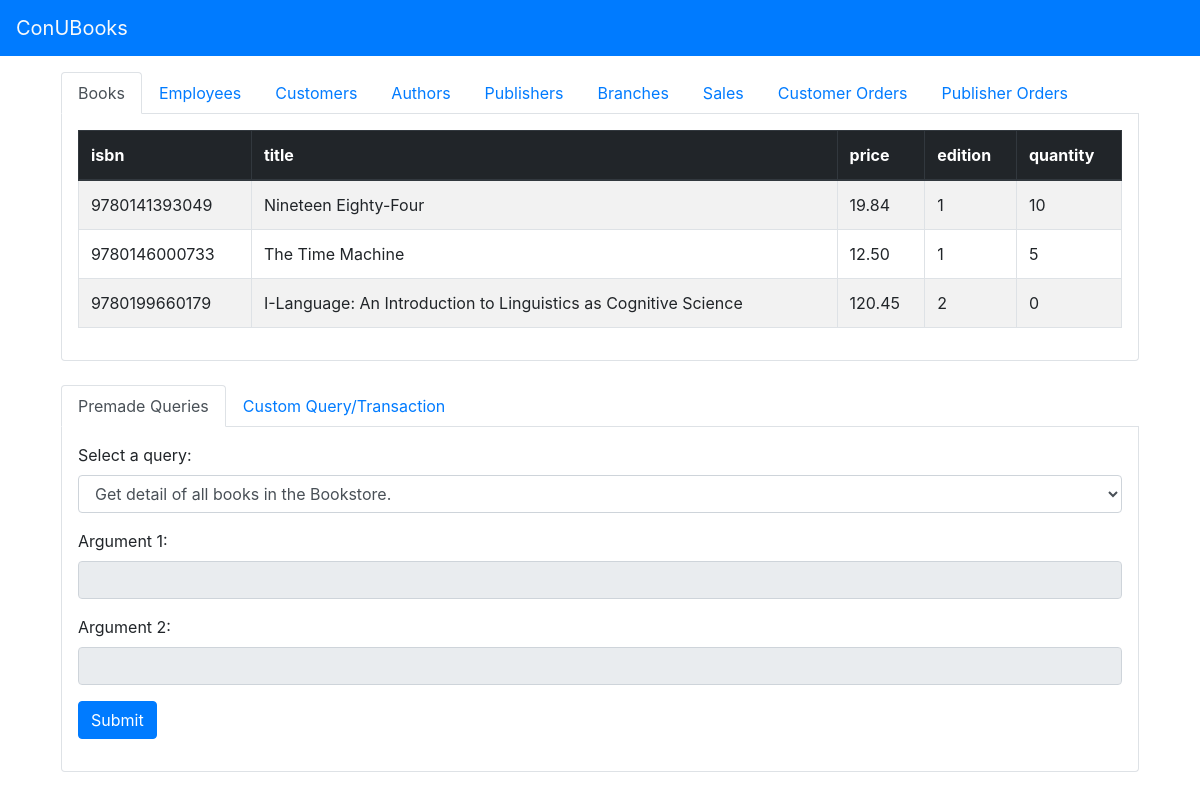
The page / on the database its author committed.
### tables this page shows
create table book(
    isbn char(13) primary key,
    title varchar(100) not null,
    price decimal(19,2) not null,
    edition smallint not null,
    quantity smallint not null
);

### databaseAccess.php (called while the page is built, shortened)
 <?php
function conn()
{
    $servername = "spc353.encs.concordia.ca";
    $dbname     = "spc353_4";
    $username   = "spc353_4";
    $password   = "1assword";
    try {
        $connection = new PDO("mysql:host=$servername;dbname=$dbname", $username, $password);
        $connection->setAttribute(PDO::ATTR_ERRMODE, PDO::ERRMODE_EXCEPTION);
    }
    catch (PDOException $e) {
        echo "Connection failed: " . $e->getMessage();
    }
    return $connection;
}
function getAllBooks()
{
    $connection = conn();
    $results    = $connection->query("select * from book;");
    return $results;
}
?>

### index.php (the view, shortened to what this page needs)
<!DOCTYPE HTML>
<html>
    <head>
		<link rel="stylesheet" href="https://maxcdn.bootstrapcdn.com/bootstrap/4.0.0/css/bootstrap.min.css">
    </head>
    <body>
	<nav class="navbar navbar-expand-lg bg-primary navbar-dark">
		<a class="navbar-brand text-light">ConUBooks</a>
	</nav>
	<div class='container'>
		<div class='row'>
			<div class='col m-3'>
				<ul class="nav nav-tabs" id="tablesTabs">
					<li class="nav-item">
						<a class="nav-link active" id="booksTab" data-toggle="tab" href="#books">Books</a>
					</li>
					<li class="nav-item">
						<a class="nav-link" id="employeesTab" data-toggle="tab" href="#employees">Employees</a>
					</li>
					<li class="nav-item">
						<a class="nav-link" id="customersTab" data-toggle="tab" href="#customers">Customers</a>
					</li>
					<li class="nav-item">
						<a class="nav-link" id="authorsTab" data-toggle="tab" href="#authors">Authors</a>
					</li>
					<li class="nav-item">
						<a class="nav-link" id="publishersTab" data-toggle="tab" href="#publishers">Publishers</a>
					</li>
					<li class="nav-item">
						<a class="nav-link" id="branchesTab" data-toggle="tab" href="#branches">Branches</a>
					</li>
					<li class="nav-item">
						<a class="nav-link" id="branchesTab" data-toggle="tab" href="#sales">Sales</a>
					</li>
					<li class="nav-item">
						<a class="nav-link" id="branchesTab" data-toggle="tab" href="#customerOrders">Customer Orders</a>
					</li>
					<li class="nav-item">
						<a class="nav-link" id="branchesTab" data-toggle="tab" href="#publisherOrders">Publisher Orders</a>
					</li>
				</ul>
				<div class="tab-content" id="tablesTabsContent">
					<div class="tab-pane fade show active border-left border-bottom border-right rounded-bottom p-3" id="books">
						<?php
							require 'databaseAccess.php';
							$books = getAllBooks();
							echo '<table class="table table-hover table-bordered table-striped">';
							echo '<tbody>';
							while($books != NULL && $row = $books->fetch(PDO::FETCH_ASSOC)) {
								$rows = array_keys($row);
								echo '<tr>';
								for($i = 0; $i < count($rows); $i++) {
									echo '<td>'.$row[$rows[$i]].'</td>';
								}
								echo '</tr>';
							}
							echo '</tbody>';
							echo '<thead class="thead-dark">';
							echo '<tr>';
							for($i = 0; $i < count($rows); $i++) {
								echo '<th>'.$rows[$i].'</th>';
							}
							echo '</tr>';
							echo '</thead>';
							echo '</table>';
						?>
					</div>
				</div>
				<br/>
				<ul class="nav nav-tabs" id="queryTabs">
					<li class="nav-item">
						<a class="nav-link active" id="queryTab" data-toggle="tab" href="#queries">Premade Queries</a>
					</li>
					<li class="nav-item">
						<a class="nav-link" id="customQueryTab" data-toggle="tab" href="#customQuery">Custom Query/Transaction</a>
					</li>
				</ul>
				<div class="tab-content" id="queryTabsContent">
					<div class="tab-pane fade show active border-left border-bottom border-right rounded-bottom p-3" id="queries">
						<form method="post">
							<div class="form-group">
								<label for='query'>Select a query:</label>
								<select id='query' name="query" class="form-control">
									<option value="a">Get detail of all books in the Bookstore.</option>
								</select>
							</div>
							<div class="form-group">
								<label for='input1' id='input1Label'>Argument 1:</label>
								<input name="input1" id='input1' type="text" class="form-control" disabled="true"/>
							</div>
							<div class="form-group">
								<label for='input2' id='input2Label'>Argument 2:</label>
								<input name="input2" id='input2' type="text" class="form-control" disabled="true"/>
							</div>
							<input type="submit" class="btn btn-primary mb-3"/>
						</form>
					</div>
				</div>
			</div>
		</div>
	</div>
    </body>
</html>

### rows shown on the page
book: isbn "9780141393049", title "Nineteen Eighty-Four", price "19.84", edition "1", quantity "10"
book: isbn "9780146000733", title "The Time Machine", price "12.50", edition "1", quantity "5"
book: isbn "9780199660179", title "I-Language: An Introduction to Linguistics as Cognitive Science", price "120.45", edition "2", quantity "0"

### other values the page prints
$rows[$i] "isbn"
$rows[$i] "title"
$rows[$i] "price"
$rows[$i] "edition"
$rows[$i] "quantity"
